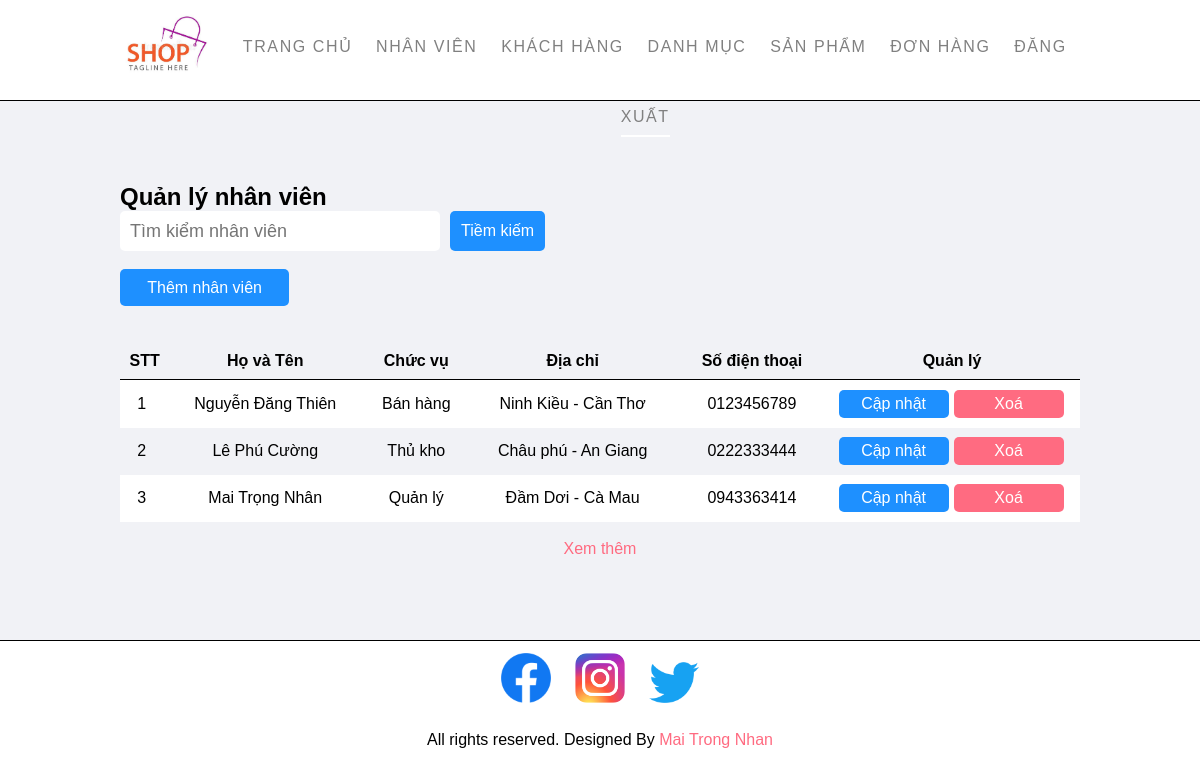
Screenshot of /Admin/manager-admin.php (signed in) with the database file from the repository.
### tables this page shows
CREATE TABLE `NhanVien` (
  `MSNV` int(5) NOT NULL,
  `HoTenNV` varchar(50) DEFAULT NULL,
  `UserName` varchar(50) DEFAULT NULL,
  `Password` varchar(50) DEFAULT NULL,
  `ChucVu` varchar(50) DEFAULT NULL,
  `DiaChi` varchar(50) DEFAULT NULL,
  `SoDienThoai` varchar(10) DEFAULT NULL CHECK (1 = `SoDienThoai` regexp '^[0-9]{10}$')
);

### Config/connect.php (called while the page is built, shortened)
<?php
function executeSQLResult ($conn, $sql) {
    $result = mysqli_query($conn, $sql);
    $data = array();
    while ($row = mysqli_fetch_array($result)) {
        $data[] = $row;
    }
    return $data;
}
?>

### Admin/manager-admin.php (the view, shortened to what this page needs)
<?php include('./layouts/header.php') ?>
<section class="main text-content">
    <div class="container">
        <h1>Quản lý nhân viên</h1>
        <div class="search">
            <input type="text" name='search' class="search-input" placeholder="Tìm kiểm nhân viên">
            <button class="search-btn btn-primary" id="load-search-admin"> Tiềm kiếm </button>
        </div>
        <br>
        <a href=<?php echo URL . "admin/add-admin.php"; ?> class="btn-200 btn-primary">Thêm nhân viên</a>
        <br><br>
        <table class="tbl-manager">
            <tr>
                <th>STT</th>
                <th>Họ và Tên</th>
                <th>Chức vụ</th>
                <th>Địa chỉ</th>
                <th>Số điện thoại</th>
                <th>Quản lý</th>
            </tr>
            <?php
            $conn = connectToDatabase();
            $sql = "SELECT * FROM NhanVien LIMIT 10";
            $listAdmin = executeSQLResult($conn, $sql);
            for ($i = 1; $i <= count($listAdmin); $i++) {
                if ($i % 2 == 0) {
                    $id = $listAdmin[$i-1]['MSNV'];
                    $hoVaTen = $listAdmin[$i - 1]['HoTenNV'];
                    $chucVu = $listAdmin[$i - 1]['ChucVu'];
                    $diaChi = $listAdmin[$i - 1]['DiaChi'];
                    $soDienThoai = $listAdmin[$i - 1]['SoDienThoai'];
            ?>
                    <tr class="text-center">
                        <td><?php echo $i; ?></td>
                        <td><?php echo $hoVaTen; ?></td>
                        <td><?php echo $chucVu; ?></td>
                        <td><?php echo $diaChi; ?></td>
                        <td><?php echo $soDienThoai; ?></td>
                        <td>
                            <a href=<?php echo URL."admin/update-admin.php?id=".$id; ?> class="btn-primary">Cập nhật</a>
                            <a href=<?php echo URL."admin/delete-item.php?id=".$id."&type=1"; ?> class="btn-danger">Xoá</a>
                        </td>
                    </tr>
            <?php
                } else {
                    $id = $listAdmin[$i-1]['MSNV'];
                    $hoVaTen = $listAdmin[$i - 1]['HoTenNV'];
                    $chucVu = $listAdmin[$i - 1]['ChucVu'];
                    $diaChi = $listAdmin[$i - 1]['DiaChi'];
                    $soDienThoai = $listAdmin[$i - 1]['SoDienThoai'];
            ?>
                    <tr class="white text-center">
                        <td><?php echo $i; ?></td>
                        <td><?php echo $hoVaTen; ?></td>
                        <td><?php echo $chucVu;?></td>
                        <td><?php echo $diaChi; ?></td>
                        <td><?php echo $soDienThoai; ?></td>
                        <td>
                            <a href=<?php echo URL."admin/update-admin.php?id=".$id; ?> class="btn-primary">Cập nhật</a>
                            <a href=<?php echo URL."admin/delete-item.php?id=".$id."&type=1"; ?> class="btn-danger">Xoá</a>
                        </td>
                    </tr>
            <?php
                }
            }
            ?>
        </table>
        <br>
        <p class="text-center pink load-more" id="load-admin">Xem thêm</p>
    </div>
</section>
<?php
include('./layouts/footer.php') ?>

### Admin/css/style.css (style rules this page uses)
* { margin: 0; padding: 0; font-family: Arial, Helvetica, sans-serif; }
body { margin: 0; padding: 0; width: 100%; }
.container { width: 80%; margin: 0 auto; padding: 1%; }
.text-center { text-align: center; }
.pink { color: #ff6b81; }
.white { background-color: white; }
.btn-200 { width: 150px; border: 0; }
.btn-primary { background-color: #1e90ff; padding: 1%; border: 0; border-radius: 5px; color: white; text-decoration: none; display: block; text-align: center; }
.btn-danger { background-color: #ff6b81; padding: 1%; border-radius: 5px; color: white; text-decoration: none; display: block; text-align: center; }
a { text-decoration: none; }
.main { background-color: #f1f2f6; padding-top: 70px; padding-bottom: 70px; border-bottom: 1px solid; }
.tbl-manager { width: 100%; padding: 0; margin: 0; border-spacing: 0; }
.tbl-manager tr th { border-bottom: 1px solid black; padding: 1%; margin-left: 100px; }
.tbl-manager tr td { padding: 1%; }
.tbl-manager tr td:last-child { width: 16em; }
.tbl-manager tr td:last-child a { width: 100px; float: left; padding: 5px; margin-left: 5px; }
.load-more { cursor: pointer; }
.search { width: 100%; }
.search-input { width: 300px; height: 40px; border-radius: 5px; border: 0; font-size: 18px; padding: 0 10px 0 10px; float: left; }
.search-btn { font-size: 16px; margin-left: 10px; padding: 11px; float: left; }

### rows the page displays
nhanvien: HoTenNV "Nguyễn Đăng Thiên", ChucVu "Bán hàng", DiaChi "Ninh Kiều - Cần Thơ", SoDienThoai "0123456789"
nhanvien: HoTenNV "Lê Phú Cường", ChucVu "Thủ kho", DiaChi "Châu phú - An Giang", SoDienThoai "0222333444"
nhanvien: HoTenNV "Mai Trọng Nhân", ChucVu "Quản lý", DiaChi "Đầm Dơi - Cà Mau", SoDienThoai "0943363414"
